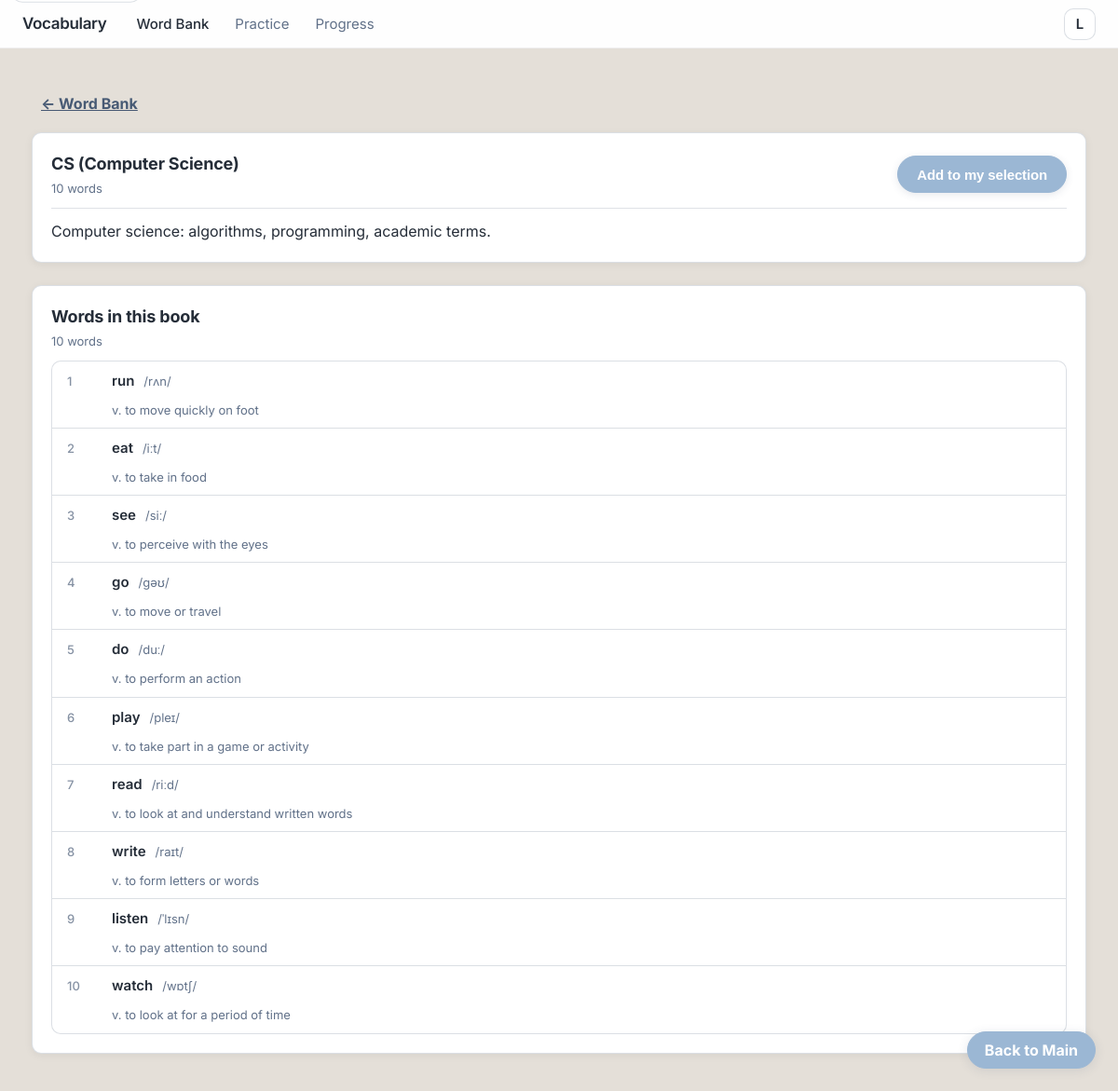
Page /wordbook-detail.php?id=cs on the committed database.
### tables this page shows
CREATE TABLE `word_books` (
  `id` int unsigned NOT NULL AUTO_INCREMENT,
  `slug` varchar(32) NOT NULL COMMENT '唯一标识：daily, cs, mech, civil, traffic, math',
  `title` varchar(128) NOT NULL,
  `description` text COMMENT '词书简介',
  `created_at` datetime DEFAULT CURRENT_TIMESTAMP,
  `updated_at` datetime DEFAULT CURRENT_TIMESTAMP ON UPDATE CURRENT_TIMESTAMP,
  PRIMARY KEY (`id`),
  UNIQUE KEY `uk_slug` (`slug`)
);

CREATE TABLE `words` (
  `id` int unsigned NOT NULL AUTO_INCREMENT,
  `word` varchar(64) NOT NULL COMMENT '单词',
  `phonetic` varchar(128) DEFAULT NULL COMMENT '音标',
  `meaning` varchar(512) NOT NULL COMMENT '释义',
  `sentence` varchar(512) DEFAULT NULL COMMENT '例句',
  `image_url` varchar(512) DEFAULT NULL COMMENT '图片路径或URL',
  `audio_url` varchar(512) DEFAULT NULL COMMENT '发音音频路径或URL',
  `created_at` datetime DEFAULT CURRENT_TIMESTAMP,
  `updated_at` datetime DEFAULT CURRENT_TIMESTAMP ON UPDATE CURRENT_TIMESTAMP,
  PRIMARY KEY (`id`),
  KEY `idx_word` (`word`)
);

### config.php (called while the page is built, shortened)
<?php
function db(): PDO {
  static $pdo = null;
  if ($pdo instanceof PDO) return $pdo;
  $dsn = 'mysql:host=' . DB_HOST . ';port=' . DB_PORT . ';dbname=' . DB_NAME . ';charset=utf8mb4';
  $pdo = new PDO($dsn, DB_USER, DB_PASS, [
    PDO::ATTR_ERRMODE => PDO::ERRMODE_EXCEPTION,
    PDO::ATTR_DEFAULT_FETCH_MODE => PDO::FETCH_ASSOC,
    PDO::ATTR_EMULATE_PREPARES => false,
  ]);
  return $pdo;
}

### wordbook-detail.php (the view, shortened to what this page needs)
<?php
require_once __DIR__ . '/config.php';
require_once __DIR__ . '/includes/header.php';
$slug = isset($_GET['id']) ? trim((string)$_GET['id']) : 'daily';
$stmt = db()->prepare("
  SELECT
    wb.id,
    wb.slug,
    wb.title,
    wb.description,
    COUNT(DISTINCT wbw.word_id) AS word_count
  FROM word_books wb
  LEFT JOIN word_book_words wbw ON wbw.word_book_id = wb.id
  WHERE wb.slug = ?
  GROUP BY wb.id, wb.slug, wb.title, wb.description
  LIMIT 1
");
$stmt->execute([$slug]);
$book = $stmt->fetch();
  ?>
  <?php
$bookId = (int)$book['id'];
$bookTitle = (string)$book['title'];
$bookDesc = (string)($book['description'] ?? '');
$wordCount = (int)($book['word_count'] ?? 0);
$wstmt = db()->prepare("
  SELECT
    w.word,
    w.phonetic,
    w.meaning
  FROM word_book_words wbw
  JOIN words w ON w.id = wbw.word_id
  WHERE wbw.word_book_id = ?
  ORDER BY wbw.sort_order ASC, w.word ASC
");
$wstmt->execute([$bookId]);
$words = $wstmt->fetchAll();
?>
        <p style="margin-bottom:12px"><a href="./wordbank.php" class="linkBtn" style="display:inline-flex;align-items:center;gap:6px">← Word Bank</a></p>
        <div class="card" id="detailCard" data-slug="<?php echo htmlspecialchars($slug); ?>">
          <div class="card__head">
            <div>
              <div class="card__title"><?php echo htmlspecialchars($bookTitle); ?></div>
              <div class="card__sub"><span id="detailCount"><?php echo $wordCount; ?></span> words</div>
            </div>
            <div class="friendRow__actions">
              <button class="primary" type="button" id="btnToggleSelect">Add to my selection</button>
            </div>
          </div>
          <div class="divider"></div>
          <?php if ($bookDesc !== ''): ?>
            <div class="detailIntro"><?php echo nl2br(htmlspecialchars($bookDesc)); ?></div>
          <?php else: ?>
            <div class="detailIntro" style="color:var(--muted)">No description.</div>
          <?php endif; ?>
        </div>
        <section class="card detailWordsCard" aria-label="Words in this book" style="margin-top:24px">
          <div class="card__head">
            <div>
              <div class="card__title">Words in this book</div>
              <div class="card__sub"><span id="detailWordCount"><?php echo count($words); ?></span> words</div>
            </div>
          </div>
          <div class="detailWords" id="detailWordsList" role="list">
            <?php foreach ($words as $i => $w): ?>
              <div class="detailWord" role="listitem">
                <span class="detailWord__index"><?php echo $i + 1; ?></span>
                <div class="detailWord__main">
                  <span class="detailWord__word"><?php echo htmlspecialchars((string)$w['word']); ?></span>
                  <span class="detailWord__phonetic"><?php echo htmlspecialchars((string)($w['phonetic'] ?? '')); ?></span>
                </div>
                <div class="detailWord__meaning"><?php echo htmlspecialchars((string)($w['meaning'] ?? '')); ?></div>
              </div>
            <?php endforeach; ?>
          </div>
        </section>
<?php require_once __DIR__ . '/includes/footer.php'; ?>

### styles.css (style rules this page uses)
:root { --bg: #E4DFD8; --brand: #9BB7D4; --brand2: #3A4E6B; --panel: #ffffff; --panel2: #ffffff; --stroke: rgba(58,78,107,.18); --text: rgba(28,36,48,.96); --muted: rgba(58,78,107,.80); --muted2: rgba(58,78,107,.62); --danger: #d9415b; --ok: #1aa06d; --fs-topbar: 12px; --fs-sidebar-title: 20px; --fs-sidebar-sub: 14px; --fs-main-title: 24px; --fs-main-desc: 15px; --fs-nav: 15px; --fs-card-title: 18px; --fs-card-meta: 13px; --fs-btn: 15px; --fs-pill: 13px; --shadow: 0 2px 12px rgba(58,78,107,.08); --shadow-card: 0 2px 10px rgba(0,0,0,.06); --radius: 10px; --radius2: 8px; --radius-pill: 999px; --max: 1180px; }
* { box-sizing: border-box; }
html,body { height:100%; }
body { margin:0; font-family: Inter, system-ui, -apple-system, "Segoe UI", Roboto, "Helvetica Neue", Arial, "Noto Sans", "PingFang SC", "Microsoft YaHei", sans-serif; color: var(--text); background: var(--bg); line-height: 1.4; }
.card { background: var(--panel); border: 1px solid var(--stroke); border-radius: var(--radius); padding: 20px; box-shadow: var(--shadow-card); min-width: 0; }
.card__head { display:flex; align-items: center; justify-content: space-between; gap: 14px; margin-bottom: 12px; }
.card__title { font-size: var(--fs-card-title); font-weight: 700; letter-spacing:-.01em; }
.card__sub { margin-top: 4px; color: var(--muted); font-size: var(--fs-card-meta); font-weight: 400; }
.divider { height: 1px; background: rgba(58,78,107,.16); margin: 12px 0; }
.primary,.secondary,.ghost,.success,.danger { height: 40px; padding: 0 20px; border-radius: var(--radius-pill); border: 1px solid transparent; font-size: var(--fs-btn); font-weight: 600; letter-spacing:-.01em; cursor:pointer; color: var(--text); background: var(--panel); }
.primary { color: #fff; background: var(--brand); border-color: var(--brand); box-shadow: 0 2px 8px rgba(58,78,107,.12); }
.linkBtn { background: transparent; border: none; color: rgba(58,78,107,.92); font-weight: 700; cursor:pointer; padding: 8px 10px; border-radius: 12px; }
.friendRow__actions, .groupRow__actions { display:flex; gap: 8px; flex-shrink: 0; }
.detailIntro { color: var(--text); font-weight: 400; line-height: 1.6; }
.detailWordsCard .card__head { margin-bottom: 12px; }
.detailWords { display: flex; flex-direction: column; gap: 0; border: 1px solid var(--stroke); border-radius: var(--radius); overflow: hidden; background: var(--panel); }
.detailWord { display: grid; grid-template-columns: 32px 1fr; gap: 12px 16px; align-items: baseline; padding: 10px 16px; border-bottom: 1px solid var(--stroke); }
.detailWord:last-child { border-bottom: none; }
.detailWord__index { grid-row: 1; font-size: var(--fs-card-meta); color: var(--muted2); font-weight: 500; }
.detailWord__main { grid-column: 2; grid-row: 1; display: flex; align-items: baseline; gap: 10px; flex-wrap: wrap; }
.detailWord__word { font-size: 15px; font-weight: 600; color: var(--text); }
.detailWord__phonetic { font-size: var(--fs-card-meta); color: var(--muted); font-weight: 400; }
.detailWord__meaning { grid-column: 2; grid-row: 2; font-size: var(--fs-card-meta); color: var(--muted); line-height: 1.4; padding-left: 0; }

### rows in the picture
word_books: title "CS (Computer Science)", description "Computer science: algorithms, programming, academic terms."
words: word "run", phonetic "/rʌn/", meaning "v. to move quickly on foot"
words: word "eat", phonetic "/iːt/", meaning "v. to take in food"
words: word "see", phonetic "/siː/", meaning "v. to perceive with the eyes"
words: word "go", phonetic "/ɡəʊ/", meaning "v. to move or travel"
words: word "do", phonetic "/duː/", meaning "v. to perform an action"
words: word "play", phonetic "/pleɪ/", meaning "v. to take part in a game or activity"
words: word "read", phonetic "/riːd/", meaning "v. to look at and understand written words"
words: word "write", phonetic "/raɪt/", meaning "v. to form letters or words"
words: word "listen", phonetic "/ˈlɪsn/", meaning "v. to pay attention to sound"
words: word "watch", phonetic "/wɒtʃ/", meaning "v. to look at for a period of time"

### other values in the picture
$wordCount "10"
count($words) "10"
